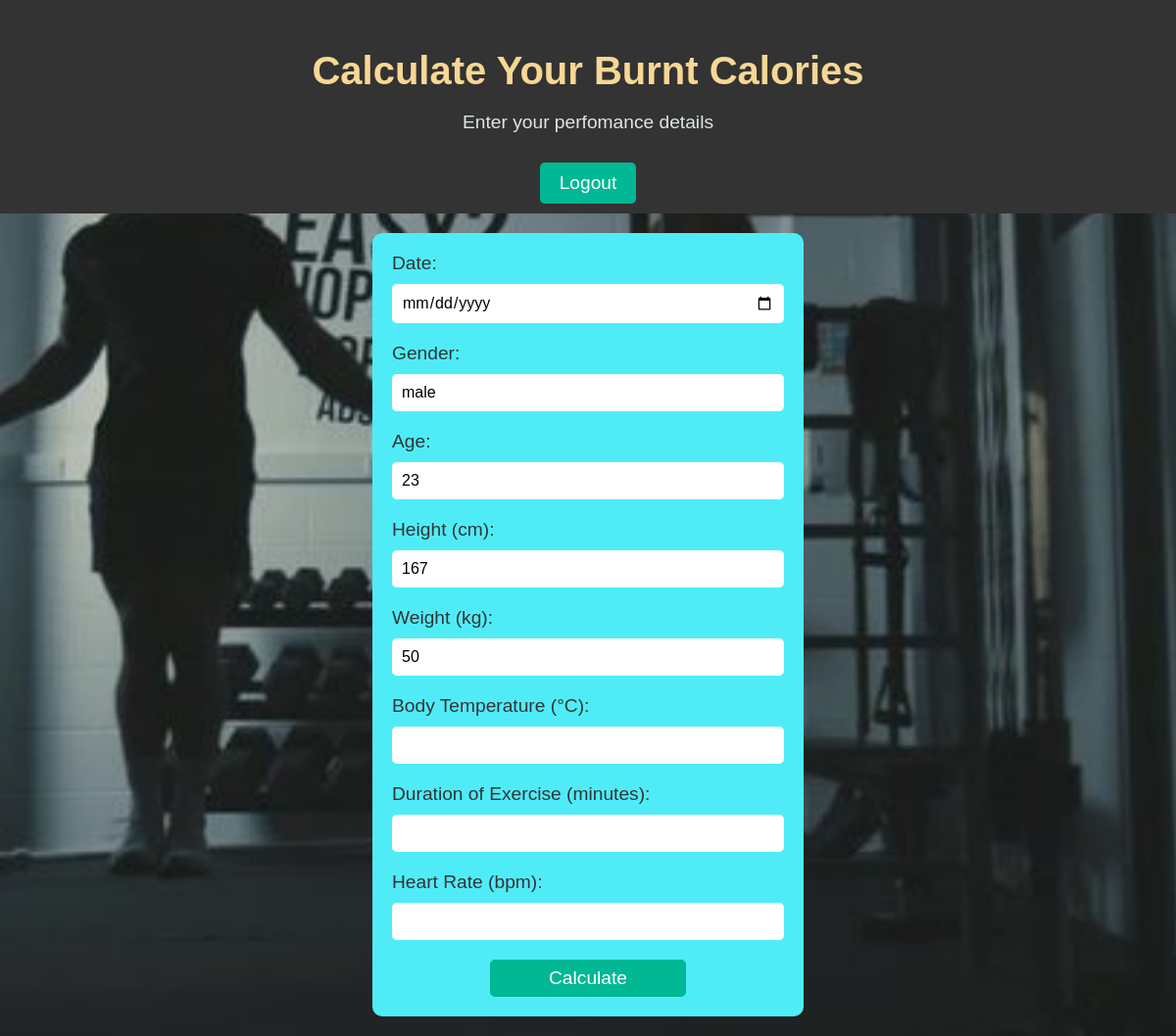
/calculate_calorie (signed in), run on the app's committed database.
### calorie_tracker_using_ml/app.py (models this page shows)
class Member(db.Model):
    uname = db.Column(db.String(50), primary_key=True)  # Primary Key
    password = db.Column(db.String(200), nullable=False)
    name = db.Column(db.String(100), nullable=False)
    gender = db.Column(db.String(10), nullable=False)
    age = db.Column(db.Integer, nullable=False)
    height = db.Column(db.Integer, nullable=False)  # Height in cm
    weight = db.Column(db.Integer, nullable=False)  # Weight in kg
    kind = db.Column(db.String(20), nullable=False)  # Could represent membership type or other info

### calorie_tracker_using_ml/app.py (the view)
@app.route('/calculate_calorie', methods=['GET', 'POST'])
def calculate_calorie():
    if 'username' not in session:
        return redirect(url_for('login'))
    user = db.session.query(Member).filter_by(uname=session['username']).first()
    if request.method == 'POST':
        return redirect(url_for('member_dashboard'))
    min_date = datetime.date.today().isoformat()
    return render_template('calculate_calorie.html', user=user, min_date=min_date)

### calorie_tracker_using_ml/templates/calculate_calorie.html (shortened to what this page needs)
<!DOCTYPE html>
<html lang="en">
<head>
    <link rel="stylesheet" href="{{ url_for('static', filename='css/styles.css') }}">
</head>
<body>
    <header>
        <h1>Calculate Your Burnt Calories</h1>
        <p>Enter your perfomance details</p>
        <button class="logout-btn" onclick="location.href='{{ url_for('logout') }}'">Logout</button>
    </header>
    <main>
        <div class="form-container">
            <form action="/calculate" method="POST">
                <div class="input-group">
                    <label for="date">Date:</label>
                    <input type="date" id="date" name="date" min="{{ min_date }}" required>
                </div>
                <div class="input-group">
                    <label for="gender">Gender:</label>
                    <input type="text" id="gender" name="gender" value="{{ user.gender }}" readonly>
                </div>
                <div class="input-group">
                    <label for="age">Age:</label>
                    <input type="number" id="age" name="age" value="{{ user.age }}" required>
                </div>
                <div class="input-group">
                    <label for="height">Height (cm):</label>
                    <input type="number" id="height" name="height" value="{{ user.height }}" required>
                </div>
                <div class="input-group">
                    <label for="weight">Weight (kg):</label>
                    <input type="number" id="weight" name="weight" value="{{ user.weight }}" required>
                </div>
                <div class="input-group">
                    <label for="body_temp">Body Temperature (°C):</label>
                    <input type="number" step="0.1" id="body_temp" name="body_temp" required>
                </div>
                <div class="input-group">
                    <label for="duration">Duration of Exercise (minutes):</label>
                    <input type="number" id="duration" name="duration" required>
                </div>
                <div class="input-group">
                    <label for="heart_rate">Heart Rate (bpm):</label>
                    <input type="number" id="heart_rate" name="heart_rate" required>
                </div>
                <button type="submit" class="btn">Calculate</button>
            </form>
        </div>
    </main>
</body>
</html>

### calorie_tracker_using_ml/static/css/styles.css (style rules this page uses)
body { font-family: Arial, sans-serif; background-color: #f0f0f0; margin: 0; padding: 0; }
header { background-color: #2c3e50; color: white; padding: 15px; text-align: center; }
main { padding: 20px; text-align: center; }
.input-group { display: block; font-size: 14px; margin-bottom: 5px; }
.input-group label { display: block; font-size: 14px; margin-bottom: 5px; color: #34495e; }
.input-group input { width: 100%; padding: 10px; border: 1px solid #ccc; border-radius: 5px; font-size: 14px; }
.btn { width: 100%; padding: 10px; background-color: #2c3e50; color: white; border: none; border-radius: 5px; cursor: pointer; font-size: 16px; }
.input-group { margin-bottom: 14px; text-align: left; }
.input-group label { display: block; font-size: 14px; margin-bottom: 5px; color: #ffffff; }
.input-group input, .input-group select { width: 480px; padding: 10px; border: 1px solid #ccc; border-radius: 5px; font-size: 14px; box-sizing: border-box; font-family: 'Gill Sans', 'Gill Sans MT', Calibri, 'Trebuchet MS', sans-serif; }
body { font-family: Arial, sans-serif; background-color: #f4f4f4; margin: 0; padding: 0; }
header { background-color: #333; color: white; padding: 10px 0; text-align: center; }
body { font-family: 'Arial', sans-serif; background: url('../images/gym_motivation.jpg') no-repeat center center fixed; background-size: cover; margin: 0; padding: 0; color: #fff; text-align: center; }
header h1 { font-size: 3rem; margin: 50px 0 10px; color: #f7d794; }
header p { font-size: 1.5rem; margin-bottom: 30px; color: #dfe6e9; }
body { font-family: 'Arial', sans-serif; background: url('static/images/workout_background.jpg')no-repeat center center fixed; background-size: cover; margin: 0; padding: 0; color: #fff; text-align: center; }
header h1 { font-size: 2.5rem; margin: 40px 0 10px; color: #f7d794; }
header p { font-size: 1.2rem; margin-bottom: 30px; color: #dfe6e9; }
.form-container { background-color: rgb(79, 236, 248); padding: 20px; border-radius: 10px; width: 400px; margin: 0 auto; }
.input-group { margin-bottom: 20px; text-align: left; color:rgb(0, 0, 0) }
.input-group label { display: block; margin-bottom: 5px; font-size: 1.1rem; color: #ffffff; font-size: 14px; }
.input-group input { width: 100%; padding: 10px; border-radius: 5px; border: none; font-size: 1rem; }
button { padding: 10px 20px; background-color: #00b894; color: white; border: none; border-radius: 5px; font-size: 1.2rem; cursor: pointer; transition: background-color 0.3s ease; }
.btn { padding: 10px; background-color: #00b894; color: white; border: none; border-radius: 5px; font-size: 1.2rem; cursor: pointer; transition: background-color 0.3s ease; width: 200px; }
body { font-family: 'Arial', sans-serif; background-color: #f4f4f9; margin: 0; padding: 0; }
.input-group { margin-bottom: 20px; }
.input-group label { display: block; font-size: 1.2rem; margin-bottom: 10px; color: #333; }
.btn { display: inline-block; padding: 8px; background-color: #00b894; color: white; font-size: 1.2rem; border: none; border-radius: 5px; cursor: pointer; transition: background-color 0.3s ease; text-align: center; text-decoration: none; }

### data on the page
Member: gender "male", age "23", height "167", weight "50"
